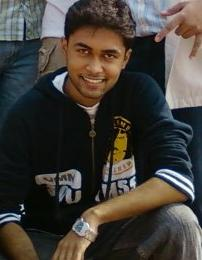
#> input picture 2.JPG, 202 x 260 px
$ python test.py --image ../2.JPG
#> lines starting #> are read from the running program, lines starting #| are printed output that depends on the picture
import numpy as np
import argparse
import imutils
import cv2

global gray,rX,rY

def updateRX(val):
    global rX
    rX = val-midX
    cv2.imshow("Gray",imutils.translate(gray,rX,rY))
def updateRY(val):
    global rY
    rY = val-midY
    cv2.imshow("Gray",imutils.translate(gray,rX,rY))
def scaleC(val):
    global gray
    empty = np.zeros(gray.shape[:2],dtype="uint8")
    if val == 0:
        scaled = imutils.scale(gray,1/float(10))
    else:
        scaled = imutils.scale(gray,val/float(10))
    if scaled.shape[0] > empty.shape[0] or scaled.shape[1] > empty.shape[1]:
        empty = scaled[0:empty.shape[0],0:empty.shape[1]]
    else:
        empty[0:scaled.shape[0],0:scaled.shape[1]] = scaled
    cv2.imshow("Gray",empty)

ap = argparse.ArgumentParser()
ap.add_argument("-i","--image",required=True,help="Path to image")
args = vars(ap.parse_args())

image = cv2.imread(args["image"])
#> image is the input picture: shape (260, 202, 3); mean B, G, R 57.2, 62.5, 66.8
gray = cv2.cvtColor(image,cv2.COLOR_BGR2GRAY)
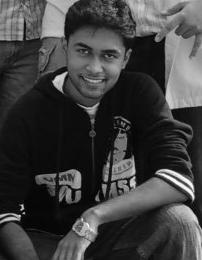
#> gray: shape (260, 202); min 0, max 253, mean 63.2
(midY,midX) = image.shape[:2]
#> midY = 260; midX = 202
rX = rY = 0
scale = 1
gray2 = imutils.translate(gray,rX,rY)
#> (the run stopped early here; a loop or call above may not have finished)
